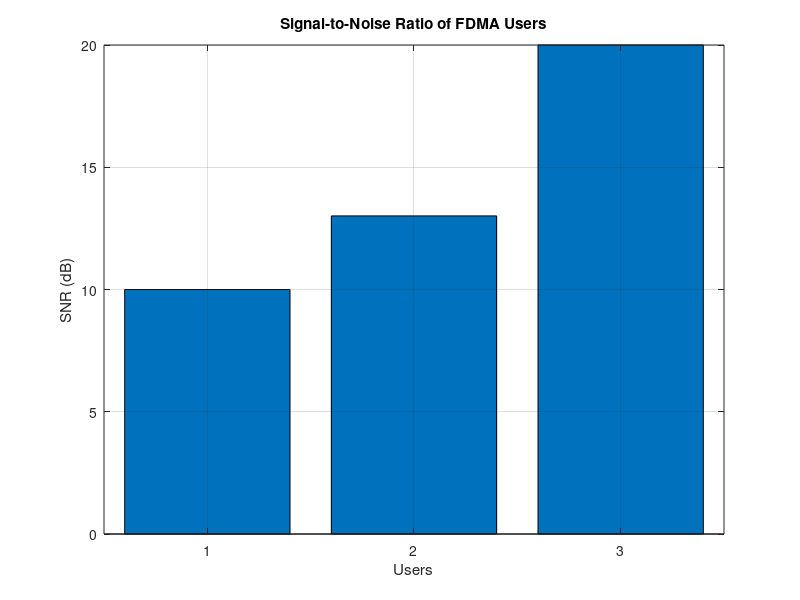

The MATLAB script that drew this image:
clc; clear; close all;
Ps = 1;
Pn = [0.1 0.05 0.01]; 
Users = 1:3;
SNR = 10*log10(Ps./Pn);
disp('User Noise Power(W) SNR(dB)')
disp([Users' Pn' SNR'])
figure
bar(Users,SNR)
xlabel('Users')
ylabel('SNR (dB)')
title('Signal-to-Noise Ratio of FDMA Users')
grid on
